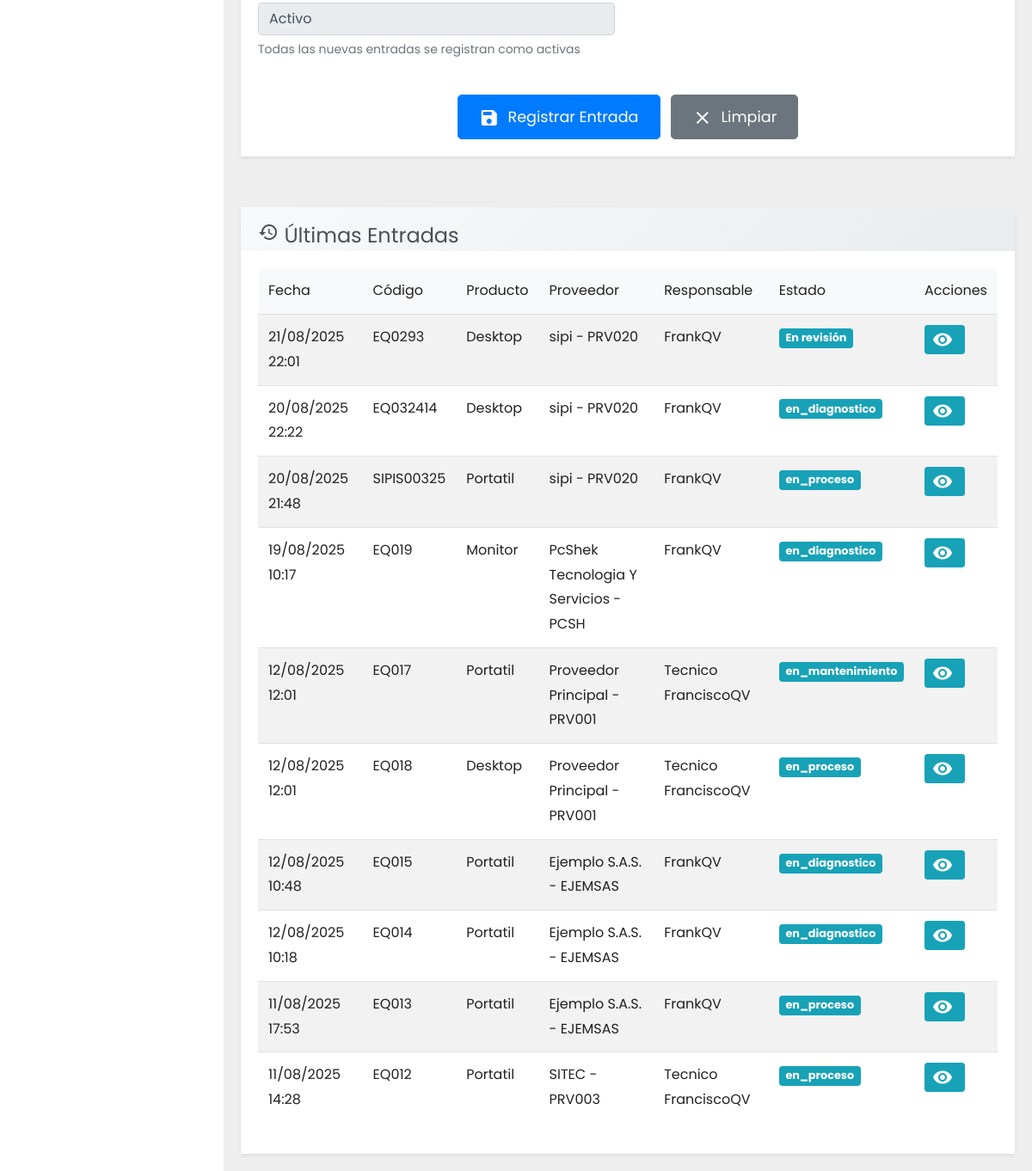
Before: /bodega/entradas.php (signed in, lower part) with the older database file.
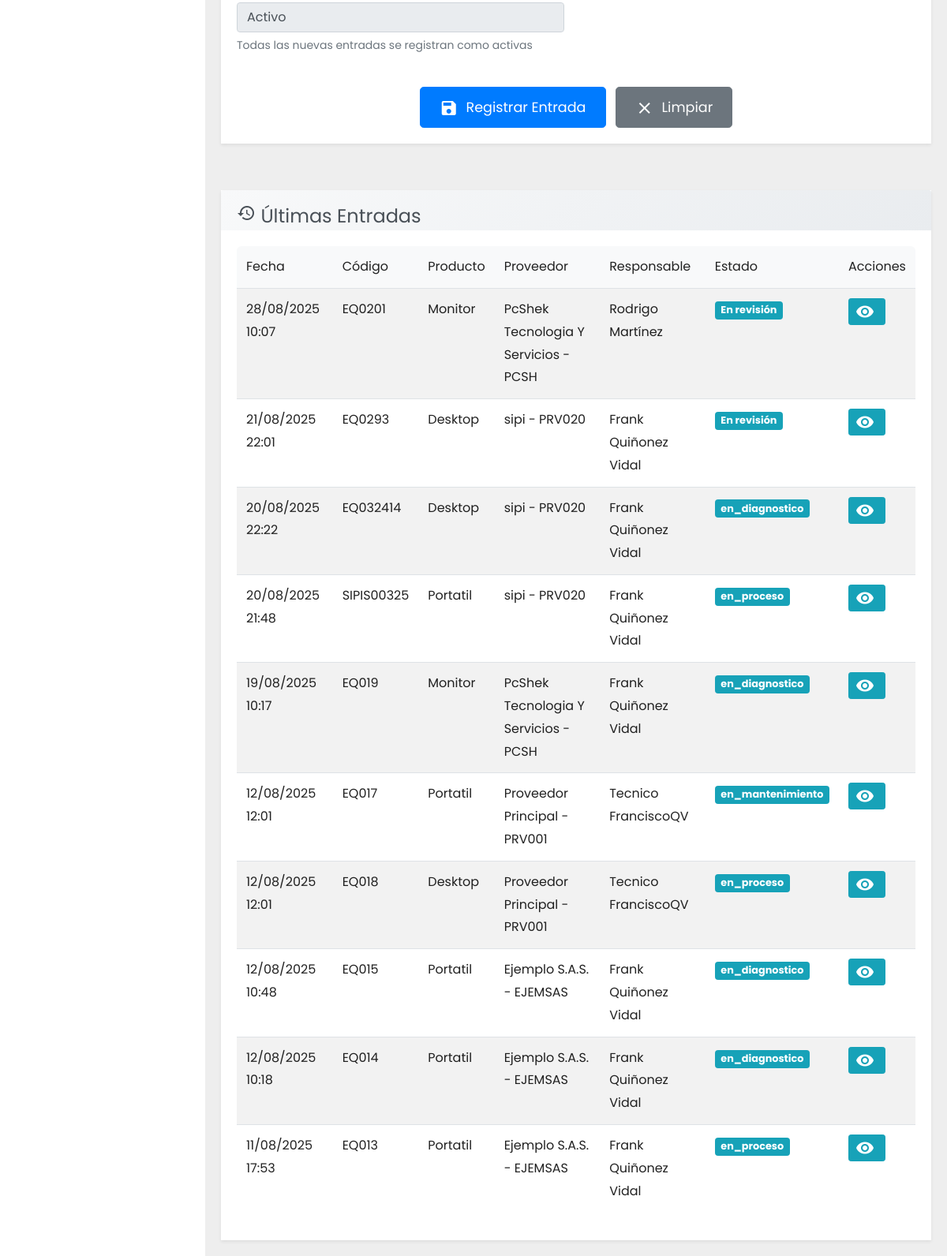
After: the same page with the newer database file.
### tables this page shows
CREATE TABLE `bodega_entradas` (
  `id` int NOT NULL,
  `inventario_id` int NOT NULL COMMENT 'ID del equipo en inventario',
  `fecha_entrada` datetime NOT NULL DEFAULT CURRENT_TIMESTAMP,
  `proveedor_id` int NOT NULL COMMENT 'ID del proveedor',
  `usuario_id` int NOT NULL COMMENT 'ID del usuario que registra',
  `cantidad` int NOT NULL DEFAULT '1',
  `observaciones` text
);

CREATE TABLE `bodega_inventario` (
  `id` int NOT NULL,
  `codigo_g` varchar(50) NOT NULL COMMENT 'Código general del equipo',
  `ubicacion` varchar(100) NOT NULL COMMENT 'Zona específica en bodega/laboratorio',
  `posicion` varchar(50) NOT NULL COMMENT 'Posición exacta dentro de la ubicación',
  `fecha_ingreso` datetime NOT NULL DEFAULT CURRENT_TIMESTAMP,
  `fecha_modificacion` datetime NOT NULL DEFAULT CURRENT_TIMESTAMP ON UPDATE CURRENT_TIMESTAMP,
  `producto` varchar(50) NOT NULL COMMENT 'Tipo de producto (Laptop, Desktop, Monitor, AIO, etc.)',
  `marca` varchar(50) NOT NULL COMMENT 'Marca del equipo',
  `serial` varchar(100) NOT NULL COMMENT 'Número de serie del fabricante',
  `modelo` varchar(100) NOT NULL COMMENT 'Modelo o Referencia del equipo',
  `procesador` varchar(100) DEFAULT NULL COMMENT 'Especificaciones del procesador',
  `ram` varchar(50) DEFAULT NULL COMMENT 'Memoria RAM instalada',
  `disco` varchar(100) DEFAULT NULL COMMENT 'Tipo y capacidad del disco',
  `pulgadas` varchar(20) DEFAULT NULL COMMENT 'Tamaño de pantalla',
  `observaciones` text COMMENT 'Notas técnicas y observaciones',
  `grado` varchar(10) NOT NULL COMMENT 'Clasificación según procedimiento técnico (antes ENUM)',
  `disposicion` varchar(50) NOT NULL COMMENT 'Estado actual del equipo en el proceso',
  `estado` varchar(20) NOT NULL DEFAULT 'activo',
  `tecnico_id` int DEFAULT NULL,
  `pedido_id` int DEFAULT NULL,
  `producto_id` int DEFAULT NULL,
  `tactil` text,
  `lote` varchar(50) DEFAULT NULL,
  `activo_fijo` varchar(50) DEFAULT NULL
);

CREATE TABLE `proveedores` (
  `id` int NOT NULL,
  `privado` int DEFAULT NULL,
  `nombre` varchar(30) DEFAULT NULL,
  `celu` varchar(50) DEFAULT NULL,
  `correo` varchar(30) DEFAULT NULL,
  `dire` varchar(30) DEFAULT NULL,
  `cuiprov` varchar(30) DEFAULT NULL,
  `nomenclatura` varchar(10) DEFAULT NULL,
  `nit` int DEFAULT NULL,
  `fecha_creacion` timestamp NOT NULL DEFAULT CURRENT_TIMESTAMP,
  `fecha_actualizacion` timestamp NOT NULL DEFAULT CURRENT_TIMESTAMP ON UPDATE CURRENT_TIMESTAMP
);

CREATE TABLE `usuarios` (
  `id` int NOT NULL,
  `nombre` varchar(30) NOT NULL,
  `usuario` varchar(45) NOT NULL,
  `correo` varchar(30) NOT NULL,
  `clave` text NOT NULL,
  `rol` char(1) NOT NULL,
  `foto` text,
  `estado` char(1) NOT NULL,
  `fere` timestamp NOT NULL DEFAULT CURRENT_TIMESTAMP,
  `idsede` varchar(25) DEFAULT NULL
);

### public_html/bodega/entradas.php (the view, shortened to what the changed rows need)
<?php
require_once '../../config/ctconex.php';
?>
<?php if (isset($_SESSION['id'])) { ?>
<!DOCTYPE html>
<html lang="es">
<head>
<link rel="stylesheet" href="../assets/css/bootstrap.min.css">
<link rel="stylesheet" href="../assets/css/custom.css">
<link rel="stylesheet" href="../assets/css/loader.css">
</head>
<body>
<div class="wrapper">
    <div id="content">
        <div class="main-content">
            <div class="row mt-4">
                <div class="col-md-12">
                    <div class="card slide-in">
                        <div class="card-body">
                            <div class="table-responsive">
                                <table id="entradasTable" class="table table-striped table-hover">
                                    <thead>
                                        <tr>
                                            <th>Fecha</th>
                                            <th>Código</th>
                                            <th>Producto</th>
                                            <th>Proveedor</th>
                                            <th>Responsable</th>
                                            <th>Estado</th>
                                            <th>Acciones</th>
                                        </tr>
                                    </thead>
                                    <tbody>
                                        <?php
                                        try {
                                            $sql = "SELECT
                                                e.id,
                                                e.fecha_entrada,
                                                e.cantidad,
                                                e.observaciones as entrada_observaciones,
                                                i.codigo_g,
                                                i.producto,
                                                i.marca,
                                                i.modelo,
                                                i.serial,
                                                i.grado,
                                                i.disposicion,
                                                i.ubicacion,
                                                i.posicion,
                                                i.lote,
                                                p.nombre as proveedor_nombre,
                                                p.nomenclatura as proveedor_nomenclatura,
                                                u.nombre as usuario_nombre
                                            FROM bodega_entradas e
                                            LEFT JOIN bodega_inventario i ON e.inventario_id = i.id
                                            LEFT JOIN proveedores p ON e.proveedor_id = p.id
                                            LEFT JOIN usuarios u ON e.usuario_id = u.id
                                            ORDER BY e.fecha_entrada DESC
                                            LIMIT 10";
                                            $result = $connect->query($sql);
                                            if ($result && $result->rowCount() > 0) {
                                                while ($row = $result->fetch(PDO::FETCH_ASSOC)) {
                                                    echo "<tr>";
                                                    echo "<td>" . htmlspecialchars(date('d/m/Y H:i', strtotime($row['fecha_entrada']))) . "</td>";
                                                    echo "<td>" . htmlspecialchars($row['codigo_g'] ?? 'N/A') . "</td>";
                                                    echo "<td>" . htmlspecialchars($row['producto'] ?? 'N/A') . "</td>";
                                                    echo "<td>" . htmlspecialchars(($row['proveedor_nombre'] ?? 'N/A') .
                                                        ($row['proveedor_nomenclatura'] ? ' - ' . $row['proveedor_nomenclatura'] : '')) . "</td>";
                                                    echo "<td>" . htmlspecialchars($row['usuario_nombre'] ?? 'N/A') . "</td>";
                                                    echo "<td><span class='badge badge-info'>" . htmlspecialchars($row['disposicion'] ?? 'N/A') . "</span></td>";
                                                    echo "<td>
                                                    <button class='btn btn-info btn-sm view-btn' data-id='" . $row['id'] . "'
                                                    data-toggle='tooltip' title='Ver detalles'>
                                                    <i class='material-icons'>visibility</i>
                                                    </button>
                                                    </td>";
                                                    echo "</tr>";
                                                }
                                            } else {
                                                echo "<tr><td colspan='7' class='text-center'>No hay entradas registradas</td></tr>";
                                            }
                                        } catch (PDOException $e) {
                                            echo "<tr><td colspan='7' class='text-center text-danger'>Error al cargar datos: " . htmlspecialchars($e->getMessage()) . "</td></tr>";
                                            error_log("Error en consulta entradas: " . $e->getMessage());
                                        }
                                        ?>
                                    </tbody>
                                </table>
                            </div>
                        </div>
                    </div>
                </div>
            </div>
        </div>
    </div>
</div>
</body>
</html>
<?php } else {
header('Location: ../error404.php');
exit();
} ?>

Changed rows visible on the page:
no longer on this page (row unchanged): bodega_entradas: fecha_entrada "11/08/2025 14:28", bodega_inventario.codigo_g "EQ012", bodega_inventario.producto "Portatil", proveedor.nomenclatura "SITEC - PRV003", usuario.nombre "Tecnico FranciscoQV", bodega_inventario.disposicion "en_proceso"
added bodega_entradas: fecha_entrada "28/08/2025 10:07", bodega_inventario.codigo_g "EQ0201", bodega_inventario.producto "Monitor", proveedor.nomenclatura "PcShek Tecnologia Y Servicios - PCSH", usuario.nombre "Rodrigo Martínez", bodega_inventario.disposicion "En revisión"
changed through a linked row, bodega_entradas "EQ0293": usuario.nombre "FrankQV" → "Frank Quiñonez Vidal"
changed through a linked row, bodega_entradas "EQ032414": usuario.nombre "FrankQV" → "Frank Quiñonez Vidal"
changed through a linked row, bodega_entradas "SIPIS00325": usuario.nombre "FrankQV" → "Frank Quiñonez Vidal"
changed through a linked row, bodega_entradas "EQ019": usuario.nombre "FrankQV" → "Frank Quiñonez Vidal"
changed through a linked row, bodega_entradas "EQ015": usuario.nombre "FrankQV" → "Frank Quiñonez Vidal"
changed through a linked row, bodega_entradas "EQ014": usuario.nombre "FrankQV" → "Frank Quiñonez Vidal"
changed through a linked row, bodega_entradas "EQ013": usuario.nombre "FrankQV" → "Frank Quiñonez Vidal"
